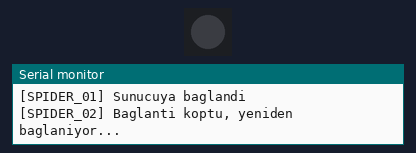
Simulated run of this sketch. Board: ESP32. Shown: 1 RGB LEDs in strip order, left to right, the last lines printed to the serial monitor. Dim RGB values are drawn brighter than linear; WiFi joins after 1.5 s; servers stay silent unless stated; random numbers use the default seed unless the sketch sets one.

Above: at 6.1 s.
At 9.55 s:
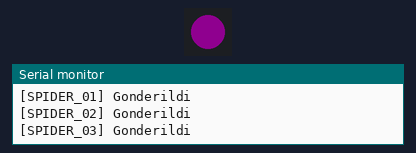
Timing chart, 0 to 10.1 s (numbered marks = the images above):
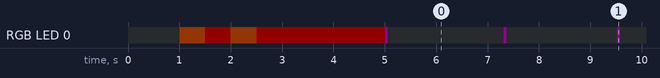

The sketch:

clients.ino
```cpp
// Tek ESP32 üzerinde 3 sanal robot calistirir + RGB LED durum

#include <WiFi.h>
#include <Adafruit_NeoPixel.h>

const char* ssid = "YOUR_SSID";
const char* password = "YOUR_PASSWORD";
const char* server_ip = "192.168.4.1";
const uint16_t server_port = 5000;

#define ROBOT_SAYISI 3

// RGB LED ayarları
#define LED_PIN 48
#define LED_COUNT 1
Adafruit_NeoPixel pixel(LED_COUNT, LED_PIN, NEO_GRB + NEO_KHZ800);

struct Robot {
  const char* id;
  WiFiClient client;
  unsigned long sonGonderim;
  unsigned long gonderimAraligi;
  float batarya;
  float konumX;
  float konumY;
};

Robot robotlar[ROBOT_SAYISI] = {
  {"SPIDER_01", WiFiClient(), 0, 1000, 100.0, 0.0, 0.0},
  {"SPIDER_02", WiFiClient(), 0, 1500, 100.0, 50.0, 50.0},
  {"SPIDER_03", WiFiClient(), 0, 2000, 100.0, -30.0, 20.0}
};

// LED animasyonu
unsigned long sonLedGuncelleme = 0;
unsigned long gonderimFlashBitis = 0;
uint8_t nefesDeger = 0;
int8_t nefesYonu = 3;

void setLED(uint8_t r, uint8_t g, uint8_t b) {
  pixel.setPixelColor(0, pixel.Color(r, g, b));
  pixel.show();
}

int bagliRobotSayisi() {
  int sayi = 0;
  for (int i = 0; i < ROBOT_SAYISI; i++) {
    if (robotlar[i].client.connected()) sayi++;
  }
  return sayi;
}

void ledGuncelle() {
  // Gönderim flash (mor) öncelikli
  if (millis() < gonderimFlashBitis) {
    setLED(80, 0, 80);
    return;
  }

  if (millis() - sonLedGuncelleme < 50) return;
  sonLedGuncelleme = millis();

  nefesDeger += nefesYonu;
  if (nefesDeger >= 100 || nefesDeger <= 10) nefesYonu = -nefesYonu;

  // 1. WiFi yok = kırmızı yanıp sönen
  if (WiFi.status() != WL_CONNECTED) {
    if ((millis() / 300) % 2 == 0) {
      setLED(100, 0, 0);
    } else {
      setLED(20, 0, 0);
    }
    return;
  }

  int bagli = bagliRobotSayisi();

  if (bagli == 0) {
    // Turuncu - WiFi var, sunucuya baglanamiyor
    setLED(100, 40, 0);
  } else if (bagli < ROBOT_SAYISI) {
    // Sari - kismen bagli
    setLED(80, 60, 0);
  } else {
    // Yesil nefes - hepsi bagli
    setLED(0, nefesDeger, 0);
  }
}

void connectWiFi() {
  Serial.print("Ağ Atılıyor");
  setLED(100, 40, 0);  // Turuncu = baglanma denemesi

  WiFi.begin(ssid, password);

  int retry = 0;
  while (WiFi.status() != WL_CONNECTED && retry < 30) {
    delay(500);
    Serial.print(".");
    // Baglanma sirasinda kirmizi-turuncu gecis
    setLED(100, (retry % 2) * 40, 0);
    retry++;
  }

  if (WiFi.status() == WL_CONNECTED) {
    Serial.println("\nWiFi OK | IP: " + WiFi.localIP().toString());
  } else {
    Serial.println("\nWiFi HATASI - yeniden deneniyor...");
  }
}

bool connectRobot(int index) {
  if (robotlar[index].client.connect(server_ip, server_port)) {
    Serial.printf("[%s] Sunucuya baglandi\n", robotlar[index].id);
    return true;
  }
  Serial.printf("[%s] Baglanti hatasi\n", robotlar[index].id);
  return false;
}

void robotVerisiGonder(int index) {
  Robot& r = robotlar[index];

  r.konumX += random(-10, 11) / 10.0;
  r.konumY += random(-10, 11) / 10.0;

  r.batarya -= 0.05;
  if (r.batarya < 20) r.batarya = 100;

  float sicaklik = 20.0 + random(0, 150) / 10.0;
  int sinyal = WiFi.RSSI();

  String mesaj = "{";
  mesaj += "\"id\":\"" + String(r.id) + "\",";
  mesaj += "\"batarya\":" + String(r.batarya, 1) + ",";
  mesaj += "\"x\":" + String(r.konumX, 2) + ",";
  mesaj += "\"y\":" + String(r.konumY, 2) + ",";
  mesaj += "\"sicaklik\":" + String(sicaklik, 1) + ",";
  mesaj += "\"rssi\":" + String(sinyal) + ",";
  mesaj += "\"uptime\":" + String(millis());
  mesaj += "}";

  r.client.println(mesaj);
  Serial.printf("[%s] Gonderildi\n", r.id);

  gonderimFlashBitis = millis() + 50;  // 50ms mor flash
}

void setup() {
  Serial.begin(115200);
  delay(1000);

  pixel.begin();
  pixel.setBrightness(50);
  setLED(50, 0, 50);  // Mor = baslatiliyor

  Serial.println("\n=== Örümcek Simulatoru (3 Örümcek) ===");

  connectWiFi();
  delay(1000);

  for (int i = 0; i < ROBOT_SAYISI; i++) {
    connectRobot(i);
    delay(300);
  }
}

void loop() {
  if (WiFi.status() != WL_CONNECTED) {
    connectWiFi();
    return;
  }

  for (int i = 0; i < ROBOT_SAYISI; i++) {
    Robot& r = robotlar[i];

    if (!r.client.connected()) {
      r.client.stop();
      Serial.printf("[%s] Baglanti koptu, yeniden baglaniyor...\n", r.id);
      delay(500);
      connectRobot(i);
      continue;
    }

    if (millis() - r.sonGonderim >= r.gonderimAraligi) {
      robotVerisiGonder(i);
      r.sonGonderim = millis();
    }
  }

  ledGuncelle();
  delay(10);
}
```

Measured:
- by itself, RGB LED 0: off → RGB(19, 7, 0) at 1.0 s, → RGB(19, 0, 0) 0.50 s later, → RGB(19, 7, 0) 0.50 s later, → RGB(19, 0, 0) 0.50 s later, … (36 changes in this stretch)
